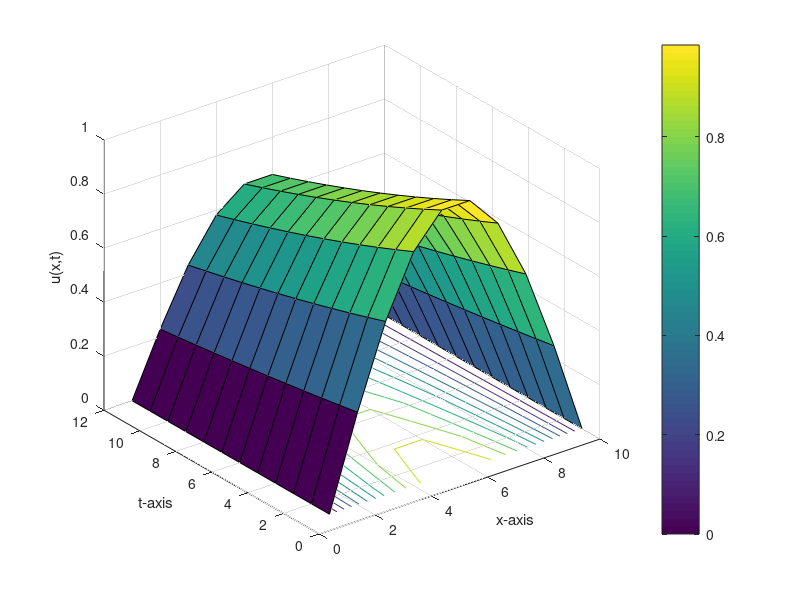
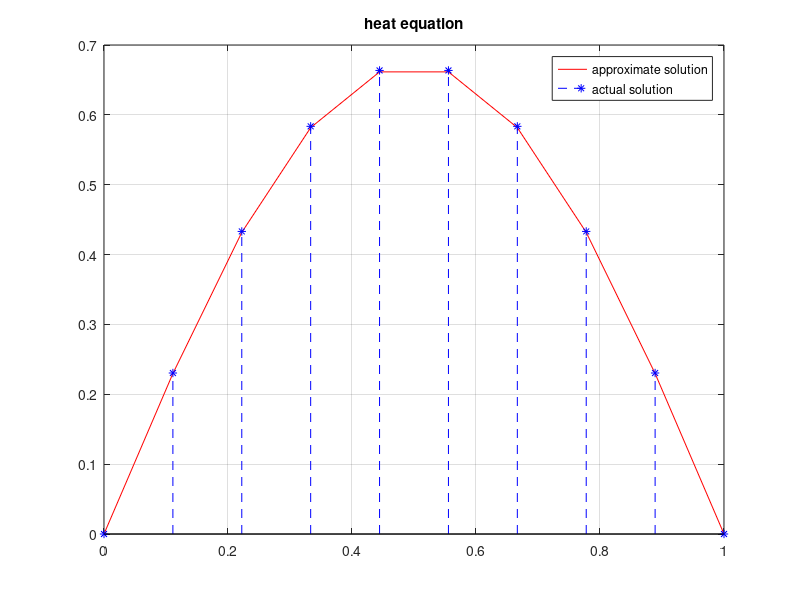

These charts were generated, in order, by the following MATLAB code:
    % Approximate the solution of the one dimensional heat equation
    %
    % du/dt = d^2u/dx^2,   0 < x < 1,  t > 0
    %
    % which is subject to the initial condition
    % u(x,0) = sin(pi*x),   0 < x < 1
    %
    % and the boundary conditions
    % u(0,t) = u(1,t) = 0,   t >= 0
    %
    % and compare the result at t = 0.04 to the actual solution
    % u(x,t) = exp(-pi^2*t)*sin(pi*x)

    function heat1
    clc
    clf
    clear all
    c=1;%Diffusivity
    a=0;%Left boundary
    b=1;%Right boundary
    tf=0.04;%Final time
    n=10;
    m=12;
    C1=0;%Left Boundary Condition
    C2=0;%Right Boundary Condition
    h=(b-a)/(n-1);%Grid spacing
    k=(tf-0)/(m-1);%Time stepping
    r=(c^2*k)/(h^2)%Stability criterion 0<r<0.5
    u=zeros(n,m);
    for j=1:m
        u(1,j)=C1;
        u(n,j)=C2;
    end
    for i=2:n-1
        u(i,1)=f(a+(i-1)*h);
    end
    for j=2:m
        for i=2:n-1
            u(i,j)=r*u(i-1,j-1)+(1-2*r)*u(i,j-1)+r*u(i+1,j-1);
        end
    end
    disp('Result=')
    num2str(u')
    figure (1)
    surfc(u')
    colorbar
    grid on
    xlabel('x-axis');
    ylabel('t-axis');
    zlabel('u(x,t)');
    hold off
    figure (2)
    x=linspace(a,b,n);
    sum=0.0;
    for i=1:n
        v1(i)=u(i,m);%approximate solution depends on the value of m
        v2(i)=exp(-pi^2*tf)*sin(pi*x(i)); %Exact solution at t=0.04
        sum=sum+(v1(i)-v2(i))*(v1(i)-v2(i));
    end
    rmse=sqrt(sum/n)
    plot(x,v1,'-r')
    hold on
    stem(x,v2,'--*b')
    grid on
    hold off
    title('heat equation')
    legend('approximate solution','actual solution');
    function z=f(x)
    z=sin(pi*x);
